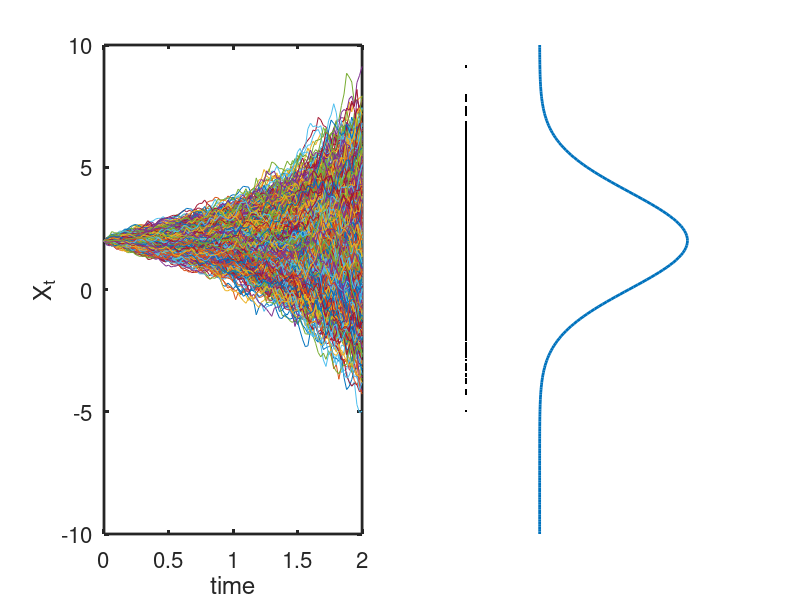

The MATLAB script that drew this image:
clc; clear all; close;
%% 1D forward Langevin Dynamics process
%  dXt  = sqrt( d( sigma(t)^2 )/dt )*dWt
%  X(0) = X0 (const.)
%  ------------------------------ 
%  sigma = sigma_min*( sigma_max/sigma_min )^(t/T)
%  mean = X0
%  var  = sigma_min^2*( ( sigma_max/sigma_min )^(2*t/T) - 1 )
%  ------------------------------ 
%% numerical setup
T  = 2;    % terminal time
M  = 100;  % number of iterations
dt = T/M;  % time step size
N  = 2000; % number of particles
% ... parameters in f and g ...
sigma_min = 0.2;
sigma_max = 2;
% ... initial condition ...
X_0   = 2;
% ... exact mean and std at t = T ...
mu_ex  = X_0;
std_ex = sqrt( sigma_max^2 - sigma_min^2 );
%% SDE setup
f = @(x,t) 0;
g = @(x,t) sigma_min*( sigma_max/sigma_min )^(t/T)*sqrt( 2/T*log(sigma_max/sigma_min) );
%% Euler-Maruyama method
Xh_0 = zeros(N, M+1); Xh_0(:,1) = X_0;
for i = 1:M
%    Xh_0(:, i+1) = Xh_0(:, i) - beta*Xh_0(:, i)*dt + sigma*sqrt(dt)*randn(N,1);    
   ti = (i-1)*dt; 
   Xh_0(:,i+1) = Xh_0(:,i) + f(Xh_0(:,i),ti)*dt + g(Xh_0(:,i),ti)*sqrt(dt)*randn(N,1);
end
%% Compute mean and std from discrete data
mu_sde  = sum(Xh_0(:,M+1))/N;
std_sde = sqrt( sum((Xh_0(:,M+1)-mu_sde).^2)/N );
%% Output
subplot(1,2,1);
plot(0:dt:T,Xh_0); ylim([-10,10]); xlabel('time'); ylabel('X_t');
set(gca,'FontSize',16,'LineWidth',2);
subplot(1,2,2);
plot(-0.1,Xh_0(:,M+1),'k.',normpdf(-10:0.1:10,mu_ex,std_ex),-10:0.1:10,'LineWidth',2);
axis off; 

disp(['exact.mean = ', num2str(mu_ex,'%.6f')]);
disp(['numer.mean = ', num2str(mu_sde,'%.6f')]);
disp('---------------------');
disp(['exact.std  = ', num2str(std_ex,'%.6f')]);
disp(['numer.std  = ', num2str(std_sde,'%.6f')]);